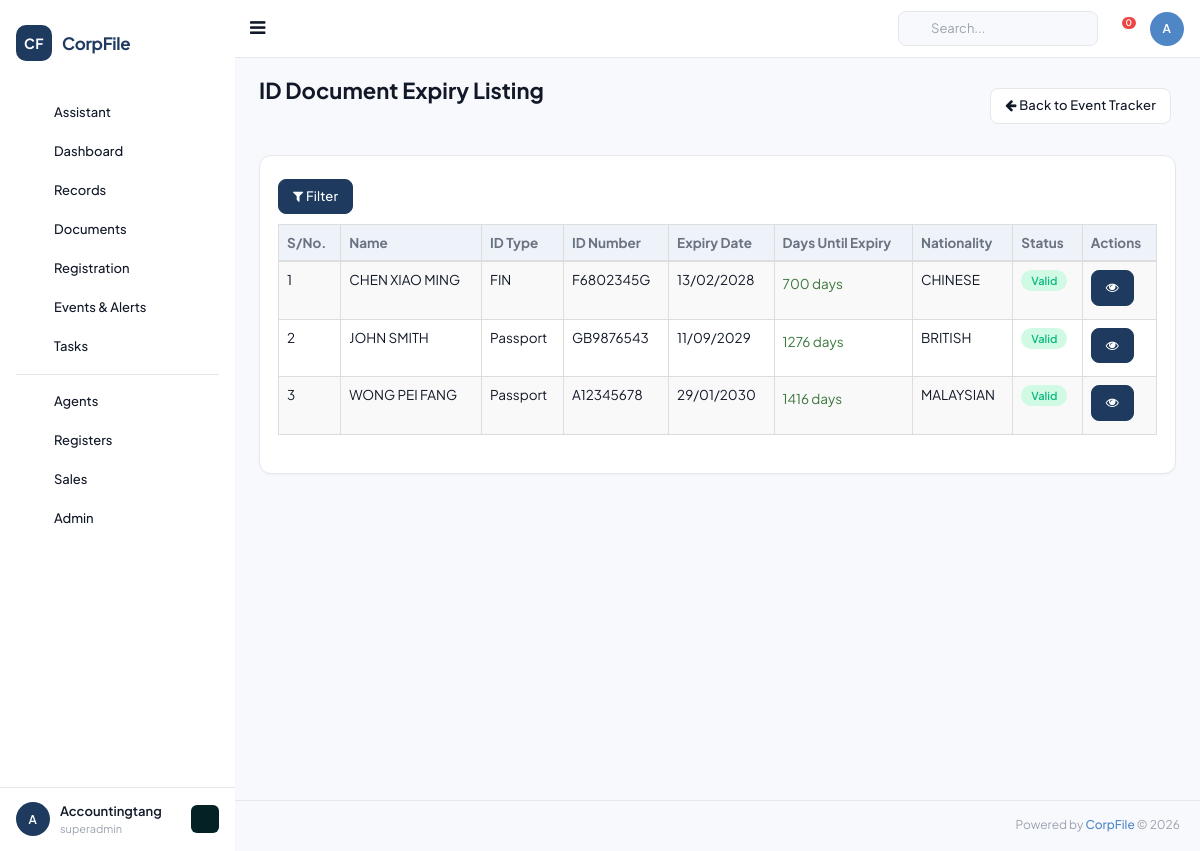
Screenshot of /id_expiry_listing (signed in) with the database file from the repository.
### tables this page shows
CREATE TABLE `member_identifications` (
  `id` INT UNSIGNED AUTO_INCREMENT PRIMARY KEY,
  `member_id` INT UNSIGNED NOT NULL,
  `id_type` VARCHAR(50) NOT NULL COMMENT 'NRIC/Passport/FIN/etc',
  `id_number` VARCHAR(100) NOT NULL,
  `country` VARCHAR(100) DEFAULT NULL,
  `issued_date` DATE DEFAULT NULL,
  `expired_date` DATE DEFAULT NULL,
  `file_path` VARCHAR(500) DEFAULT NULL,
  `created_at` DATETIME DEFAULT CURRENT_TIMESTAMP,
  FOREIGN KEY (`member_id`) REFERENCES `members`(`id`) ON DELETE CASCADE
);

CREATE TABLE `members` (
  `id` INT UNSIGNED AUTO_INCREMENT PRIMARY KEY,
  `client_id` INT UNSIGNED NOT NULL,
  `name_initials` VARCHAR(10) DEFAULT NULL COMMENT 'Dr/Mr/Mrs/Ms/etc',
  `name` VARCHAR(255) NOT NULL,
  `former_name` VARCHAR(255) DEFAULT NULL,
  `alias_name` VARCHAR(255) DEFAULT NULL,
  `gender` ENUM('Male','Female') DEFAULT NULL,
  `date_of_birth` DATE DEFAULT NULL,
  `country_of_birth` VARCHAR(100) DEFAULT NULL,
  `nationality` VARCHAR(100) DEFAULT NULL,
  `race` VARCHAR(50) DEFAULT NULL,
  `status` VARCHAR(50) DEFAULT 'Active',
  `risk_assessment_rating` VARCHAR(20) DEFAULT NULL,
  `additional_notes` TEXT DEFAULT NULL,
  `deceased_date` DATE DEFAULT NULL,
  `resigning` VARCHAR(255) DEFAULT NULL,
  `father_name` VARCHAR(255) DEFAULT NULL,
  `mother_name` VARCHAR(255) DEFAULT NULL,
  `spouse_name` VARCHAR(255) DEFAULT NULL,
  `email` VARCHAR(255) DEFAULT NULL,
  `alternate_email` VARCHAR(255) DEFAULT NULL,
  `skype_id` VARCHAR(100) DEFAULT NULL,
  `mobile_code` VARCHAR(10) DEFAULT NULL,
  `mobile_number` VARCHAR(50) DEFAULT NULL,
  `telephone_code` VARCHAR(10) DEFAULT NULL,
  `telephone_number` VARCHAR(50) DEFAULT NULL,
  `fax_code` VARCHAR(10) DEFAULT NULL,
  `fax_number` VARCHAR(50) DEFAULT NULL,
  `preferred_contact_mode` VARCHAR(50) DEFAULT NULL,
  `business_occupation` TEXT DEFAULT NULL,
  `other_directorship` TEXT DEFAULT NULL,
  `created_by` INT UNSIGNED DEFAULT NULL,
  `created_at` DATETIME DEFAULT CURRENT_TIMESTAMP,
  `updated_at` DATETIME DEFAULT CURRENT_TIMESTAMP ON UPDATE CURRENT_TIMESTAMP,
  FOREIGN KEY (`client_id`) REFERENCES `clients`(`id`) ON DELETE CASCADE
);

### application/controllers/Events.php (called while the page is built, shortened)
<?php
class Id_expiry_listing extends BaseController {
    public function index() {
        $data = [
            'page_title' => 'ID Document Expiry Listing',
            'members' => [],
            'companies' => [],
        ];
        if ($this->db) {
            $clientId = $_SESSION['client_id'] ?? '';
            $client = $this->db->fetchOne("SELECT id FROM clients WHERE client_id = ?", [$clientId]);
            if ($client) {
                $data['companies'] = $this->db->fetchAll(
                    "SELECT id, company_name FROM companies WHERE client_id = ? ORDER BY company_name ASC",
                    [$client->id]
                );
                $data['members'] = $this->db->fetchAll(
                    "SELECT m.*, mi.id_type, mi.id_number, mi.expired_date as id_expiry_date, 'Individual' as entity_type
                     FROM members m
                     INNER JOIN member_identifications mi ON mi.member_id = m.id
                     WHERE m.client_id = ? AND mi.expired_date IS NOT NULL
                     ORDER BY mi.expired_date ASC",
                    [$client->id]
                );
            }
        }
        $this->loadLayout('events/id_expiry', $data);
    }
}

### application/config/config.php (called while the page is built, shortened)
<?php
function base_url($path = '') {
    return rtrim($GLOBALS['config']['base_url'], '/') . '/' . ltrim($path, '/');
}

### application/libraries/Database.php (called while the page is built, shortened)
<?php
class Database {
    private static $instance = null;
    private $pdo;
    public function __construct() {
        $config = $GLOBALS['db_config'];
        try {
            $socket = getenv('DB_SOCKET');
            if ($socket) {
                $dsn = "mysql:unix_socket={$socket};dbname={$config['database']};charset={$config['charset']}";
            } else {
                $dsn = "mysql:host={$config['host']};port={$config['port']};dbname={$config['database']};charset={$config['charset']}";
            }
            $options = [
                PDO::ATTR_ERRMODE => PDO::ERRMODE_EXCEPTION,
                PDO::ATTR_DEFAULT_FETCH_MODE => PDO::FETCH_OBJ,
                PDO::ATTR_EMULATE_PREPARES => false,
            ];
            if (defined('PDO::MYSQL_ATTR_SSL_VERIFY_SERVER_CERT')) {
                $options[PDO::MYSQL_ATTR_SSL_VERIFY_SERVER_CERT] = false;
            }
            $this->pdo = new PDO($dsn, $config['username'], $config['password'], $options);
        } catch (PDOException $e) {
            if (ENVIRONMENT === 'development') {
                die('Database connection failed: ' . $e->getMessage());
            } else {
                die('Database connection failed.');
            }
        }
    }
    public static function getInstance() {
        if (self::$instance === null) {
            self::$instance = new self();
        }
        return self::$instance;
    }
    public function query($sql, $params = []) {
        $stmt = $this->pdo->prepare($sql);
        $stmt->execute($params);
        return $stmt;
    }
    public function fetchAll($sql, $params = []) {
        return $this->query($sql, $params)->fetchAll();
    }
    public function fetchOne($sql, $params = []) {
        return $this->query($sql, $params)->fetch();
    }
}

### application/views/events/id_expiry.php (the view, shortened to what this page needs)
<div class="page-title">
    <div class="title_left">
        <h3>ID Document Expiry Listing</h3>
    </div>
    <div class="title_right">
        <div class="pull-right">
            <a href="<?= base_url('event_tracker') ?>" class="btn btn-default btn-sm"><i class="fa fa-arrow-left"></i> Back to Event Tracker</a>
        </div>
    </div>
</div>
<div class="row">
    <div class="col-md-12">
        <div class="x_panel">
            <div class="x_content">
                <button class="btn btn-primary btn-sm" id="toggleFilter" style="margin-bottom:10px;">
                    <i class="fa fa-filter"></i> Filter
                </button>
                <table id="datatable-idexpiry" class="table table-striped table-bordered" style="width:100%">
                    <thead>
                        <tr style="background:#206570;color:#fff;">
                            <th>S/No.</th>
                            <th>Name</th>
                            <th>ID Type</th>
                            <th>ID Number</th>
                            <th>Expiry Date</th>
                            <th>Days Until Expiry</th>
                            <th>Nationality</th>
                            <th>Status</th>
                            <th>Actions</th>
                        </tr>
                    </thead>
                    <tbody>
                        <?php $sno = 1; foreach ($members as $m): ?>
                        <?php
                            $today = date('Y-m-d');
                            $expiry_date = $m->id_expiry_date ?? null;
                            $days_to_expiry = $expiry_date ? (int)((strtotime($expiry_date) - strtotime($today)) / 86400) : null;
                            if ($days_to_expiry !== null && $days_to_expiry < 0) {
                                $status = 'expired'; $status_label = 'danger'; $status_text = 'Expired';
                            } elseif ($days_to_expiry !== null && $days_to_expiry <= 90) {
                                $status = 'expiring'; $status_label = 'warning'; $status_text = 'Expiring Soon';
                            } else {
                                $status = 'valid'; $status_label = 'success'; $status_text = 'Valid';
                            }
                        ?>
                        <tr>
                            <td><?= $sno++ ?></td>
                            <td><?= htmlspecialchars($m->name ?? '') ?></td>
                            <td><?= htmlspecialchars($m->id_type ?? '') ?></td>
                            <td><?= htmlspecialchars($m->id_number ?? '') ?></td>
                            <td><?= $expiry_date ? date('d/m/Y', strtotime($expiry_date)) : '-' ?></td>
                            <td>
                                <?php if ($days_to_expiry !== null): ?>
                                    <span class="text-<?= $days_to_expiry < 0 ? 'danger' : ($days_to_expiry <= 90 ? 'warning' : 'success') ?>">
                                        <?php if ($days_to_expiry < 0): ?>
                                            <?= abs($days_to_expiry) ?> days ago
                                        <?php else: ?>
                                            <?= $days_to_expiry ?> days
                                        <?php endif; ?>
                                    </span>
                                <?php else: ?>
                                    -
                                <?php endif; ?>
                            </td>
                            <td><?= htmlspecialchars($m->nationality ?? '') ?></td>
                            <td data-status="<?= $status ?>">
                                <span class="label label-<?= $status_label ?>"><?= $status_text ?></span>
                            </td>
                            <td>
                                <a href="<?= base_url("view_member/{$m->id}") ?>" class="btn btn-primary btn-xs"><i class="fa fa-eye"></i></a>
                            </td>
                        </tr>
                        <?php endforeach; ?>
                    </tbody>
                </table>
            </div>
        </div>
    </div>
</div>

### rows the page displays
member_identifications: member.name "CHEN XIAO MING", id_type "FIN", id_number "F6802345G", expired_date "13/02/2028", expired_date "700", member.nationality "CHINESE", expired_date "Valid"
member_identifications: member.name "JOHN SMITH", id_type "Passport", id_number "GB9876543", expired_date "11/09/2029", expired_date "1276", member.nationality "BRITISH", expired_date "Valid"
member_identifications: member.name "WONG PEI FANG", id_type "Passport", id_number "A12345678", expired_date "29/01/2030", expired_date "1416", member.nationality "MALAYSIAN", expired_date "Valid"

### other values shown
$user_initials "A"
$user_name "Accountingtang"
$user_role "superadmin"
